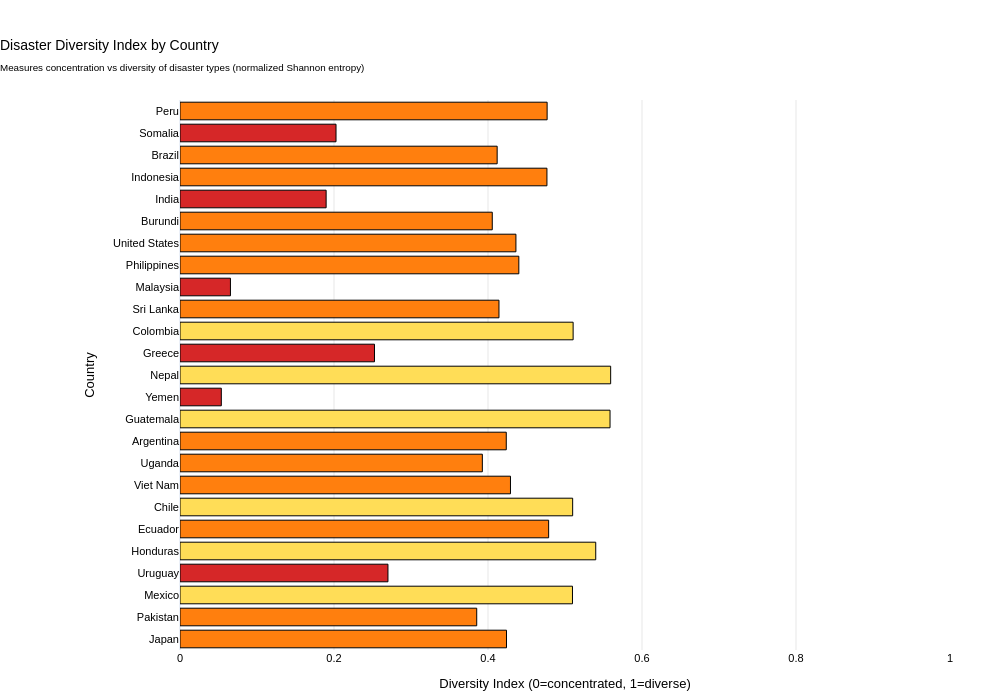

Notebook source saved alongside this figure:
### Code cell
from scipy.stats import entropy
import plotly.graph_objects as go

def calculate_disaster_diversity_index(df):
    """
    Calculate Shannon Entropy-based Disaster Diversity Index for each country.
    Higher entropy = more diverse disasters; Lower entropy = more concentrated disasters
    """
    # Get type distribution for each country
    type_by_iso3 = df.groupby("iso3")["type"].value_counts().unstack(fill_value=0)
    
    # Calculate Shannon entropy for each country
    # Normalize to get probabilities
    type_probs = type_by_iso3.div(type_by_iso3.sum(axis=1), axis=0)
    
    # Calculate Shannon entropy (using scipy)
    diversity_scores = type_probs.apply(lambda row: entropy(row[row > 0]), axis=1)
    
    # Normalize to [0, 1] where max possible entropy = log(number of disaster types)
    max_entropy = np.log(len(type_by_iso3.columns))
    normalized_diversity = diversity_scores / max_entropy if max_entropy > 0 else diversity_scores
    
    # Get country names and event counts
    iso3_to_country = dict(zip(iso3_counts["iso3"], iso3_counts["country_name"]))
    event_counts = df.groupby("iso3").size()
    
    diversity_df = pd.DataFrame({
        "iso3": diversity_scores.index,
        "diversity_score": normalized_diversity.values,
        "entropy": diversity_scores.values,
        "country_name": [iso3_to_country.get(iso, iso) for iso in diversity_scores.index],
        "event_count": event_counts[diversity_scores.index].values,
        "num_disaster_types": type_by_iso3.loc[diversity_scores.index].sum(axis=1).values
    })
    
    return diversity_df.sort_values("diversity_score", ascending=False)

# Calculate diversity index
diversity_df = calculate_disaster_diversity_index(df)

# --- FIGURE: Diversity Index by Country ---
# Get top 25 countries by event count for better visibility
top_25_by_events = diversity_df.nlargest(25, "event_count")

# Create color scale based on diversity
def get_diversity_color(score):
    """Create color gradient: low diversity (red) to high diversity (green)"""
    if score < 0.3:
        return "#d62728"  # Red - very concentrated
    elif score < 0.5:
        return "#ff7f0e"  # Orange - concentrated
    elif score < 0.7:
        return "#ffdd57"  # Yellow - moderate
    else:
        return "#2ca02c"  # Green - very diverse

colors_diversity = [get_diversity_color(score) for score in top_25_by_events["diversity_score"]]

fig_diversity = go.Figure(data=[
    go.Bar(
        y=top_25_by_events["country_name"],
        x=top_25_by_events["diversity_score"],
        orientation='h',
        marker=dict(
            color=colors_diversity,
            line=dict(color="black", width=1)
        ),
        customdata=top_25_by_events[["num_disaster_types", "event_count"]],
        hovertemplate="<b>%{y}</b><br>" +
                      "Diversity Index: %{x:.3f}<br>" +
                      "Disaster Types: %{customdata[0]}<br>" +
                      "Total Events: %{customdata[1]}<extra></extra>",
        showlegend=False
    )
])

fig_diversity.update_layout(
    template="plotly_white",
    height=700,
    width=1000,
    margin=dict(l=180, r=50, t=100, b=50),
    font=dict(family="Arial", size=11, color="black"),
    title=dict(
        text="Disaster Diversity Index by Country<br><sub>Measures concentration vs diversity of disaster types (normalized Shannon entropy)</sub>",
        x=0.0,
        xanchor="left",
        font=dict(size=14, color="black")
    ),
    xaxis=dict(
        title="Diversity Index (0=concentrated, 1=diverse)",
        showgrid=True,
        gridwidth=1,
        gridcolor="rgba(128,128,128,0.2)",
        range=[0, 1]
    ),
    yaxis=dict(
        title="Country",
        showgrid=False,
        autorange="reversed"
    ),
)

fig_diversity.write_html("Disaster_Diversity_Index.html")
fig_diversity.write_image("Disaster_Diversity_Index.pdf", engine="kaleido")
fig_diversity.show()

# --- Summary Statistics ---
print("\n" + "="*70)
print("DISASTER DIVERSITY INDEX ANALYSIS")
print("="*70)
print(f"\nMost DIVERSE disaster profiles (top 5):")
for _, row in diversity_df.head(5).iterrows():
    print(f"  {row['country_name']:25} - Index: {row['diversity_score']:.3f} ({row['num_disaster_types']:.0f} types, {row['event_count']:.0f} events)")

print(f"\nMost CONCENTRATED disaster profiles (bottom 5):")
for _, row in diversity_df.tail(5).iterrows():
    print(f"  {row['country_name']:25} - Index: {row['diversity_score']:.3f} ({row['num_disaster_types']:.0f} types, {row['event_count']:.0f} events)")

print(f"\nOverall Statistics:")
print(f"  • Mean Diversity Index: {diversity_df['diversity_score'].mean():.3f}")
print(f"  • Median Diversity Index: {diversity_df['diversity_score'].median():.3f}")
print(f"  • Std Dev: {diversity_df['diversity_score'].std():.3f}")
print(f"  • Countries with highly diverse profiles (>0.7): {(diversity_df['diversity_score'] > 0.7).sum()}")
print(f"  • Countries with concentrated profiles (<0.3): {(diversity_df['diversity_score'] < 0.3).sum()}")
print("="*70)

### Figure 1 — Plotly figure (JSON) as saved in the notebook; plotly's stock layout.template omitted (floating-point values rounded to 4 significant figures)
{"data": [{"customdata": [[2088, 2088], [1173, 1173], [1128, 1128], [1013, 1013], [967, 967], [694, 694], [612, 612], [604, 604], [566, 566], [360, 360], [305, 305], [295, 295], [294, 294], [289, 289], [277, 277], [273, 273], [216, 216], [199, 199], [192, 192], [189, 189], [183, 183], [178, 178], [169, 169], [162, 162], [156, 156]], "hovertemplate": "<b>%{y}</b><br>Diversity Index: %{x:.3f}<br>Disaster Types: %{customdata[0]}<br>Total Events: %{customdata[1]}<extra></extra>", "marker": {"color": ["#ff7f0e", "#d62728", "#ff7f0e", "#ff7f0e", "#d62728", "#ff7f0e", "#ff7f0e", "#ff7f0e", "#d62728", "#ff7f0e", "#ffdd57", "#d62728", "#ffdd57", "#d62728", "#ffdd57", "#ff7f0e", "#ff7f0e", "#ff7f0e", "#ffdd57", "#ff7f0e", "#ffdd57", "#d62728", "#ffdd57", "#ff7f0e", "#ff7f0e"], "line": {"color": "black", "width": 1}}, "orientation": "h", "showlegend": false, "type": "bar", "x": [0.4768, 0.2026, 0.4119, 0.4765, 0.1898, 0.4056, 0.4363, 0.4401, 0.06551, 0.4142, 0.5106, 0.2526, 0.5593, 0.05366, 0.5585, 0.4237, 0.3927, 0.4292, 0.51, 0.4788, 0.5399, 0.2701, 0.5097, 0.3854, 0.424], "y": ["Peru", "Somalia", "Brazil", "Indonesia", "India", "Burundi", "United States", "Philippines", "Malaysia", "Sri Lanka", "Colombia", "Greece", "Nepal", "Yemen", "Guatemala", "Argentina", "Uganda", "Viet Nam", "Chile", "Ecuador", "Honduras", "Uruguay", "Mexico", "Pakistan", "Japan"]}], "layout": {"font": {"color": "black", "family": "Arial", "size": 11}, "height": 700, "margin": {"b": 50, "l": 180, "r": 50, "t": 100}, "title": {"font": {"color": "black", "size": 14}, "text": "Disaster Diversity Index by Country<br><sub>Measures concentration vs diversity of disaster types (normalized Shannon entropy)</sub>", "x": 0, "xanchor": "left"}, "width": 1000, "xaxis": {"gridcolor": "rgba(128,128,128,0.2)", "gridwidth": 1, "range": [0, 1], "showgrid": true, "title": {"text": "Diversity Index (0=concentrated, 1=diverse)"}}, "yaxis": {"autorange": "reversed", "showgrid": false, "title": {"text": "Country"}}}}
